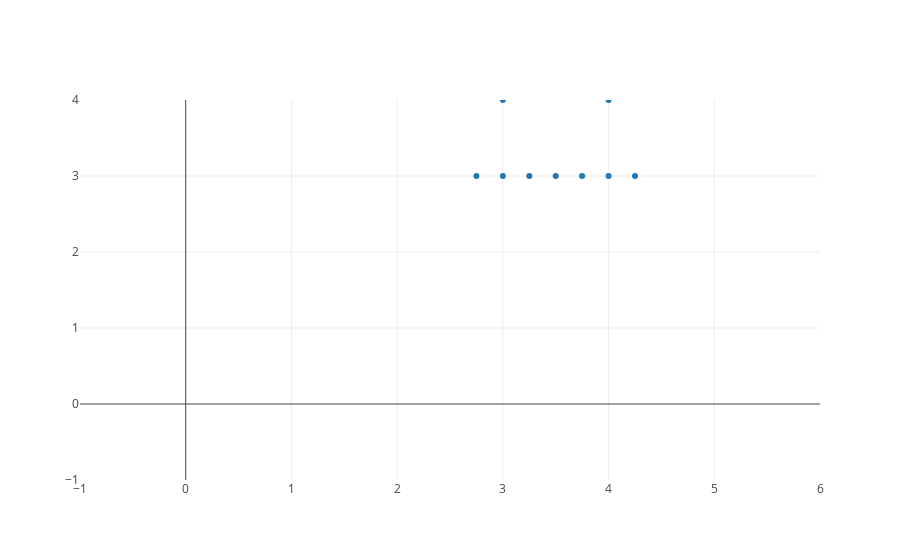

Notebook code cell kept with this figure:
### Markdown cell above
#### Task 3.4.3
[1, 2]를 아래의 리스트 `L`의 각각의 벡터에 더하여 얻어진 점들을 그래프로 그려보자.

### Code cell
L = [[2,2],[3,2],[1.75,1],[2,1],[2.25,1],[2.5,1],[2.75,1],[3,1],[3.25,1]]
L = np.array(L)
L_add = L + [1, 2]
x = L_add[:, 0]
y = L_add[:, 1]
plot(x, y, x_autorange=False, y_autorange=False)

### Figure 1 — Plotly figure (JSON) as saved in the notebook; plotly's stock layout.template omitted (floating-point values rounded to 4 significant figures)
{"data": [{"mode": "markers", "type": "scatter", "uid": "be0bab", "x": [3, 4, 2.75, 3, 3.25, 3.5, 3.75, 4, 4.25], "y": [4, 4, 3, 3, 3, 3, 3, 3, 3]}], "layout": {"autosize": true, "showlegend": false, "xaxis": {"autorange": false, "rangemode": "negative", "type": "linear"}, "yaxis": {"autorange": false, "rangemode": "negative", "type": "linear"}}}
